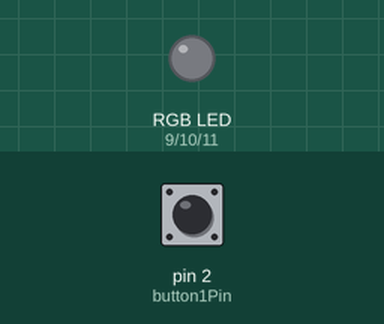
Simulated run of this sketch. Board: Arduino Uno, built with avr-gcc and run on an emulated ATmega328P. Parts: an RGB LED mixed from three pins (HIGH = lit). Inputs (shaded band) come from the test bench; at power-on: pin 2 (button1Pin) HIGH.

Above: at 1.2 s.
1.3 s: pin 2 (button1Pin) pulled LOW for 0.15 s
At 1.46 s:
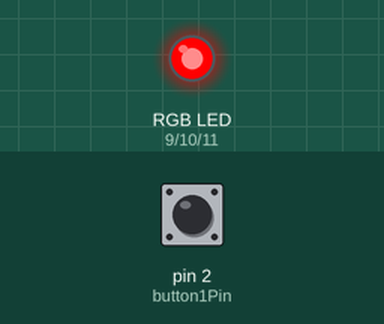
3.8 s: pin 2 (button1Pin) pulled LOW for 3.2 s
At 4.3 s:
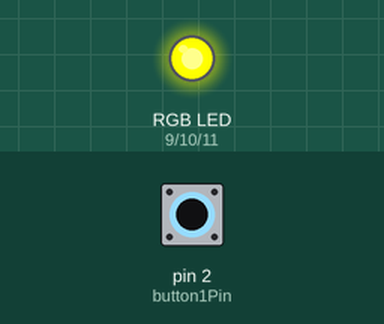
At 5.0 s:
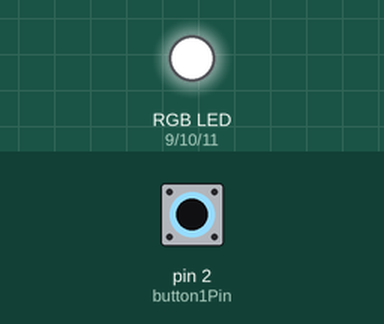
Timing chart, 0 to 9.3 s (numbered marks = the images above; inputs shaded):
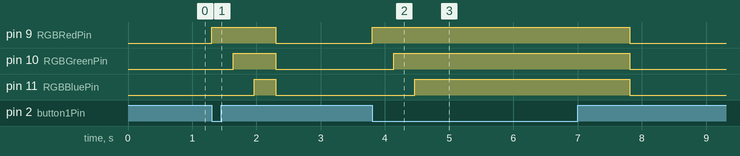

The sketch:

Pushbutton.ino
```cpp
int RGBRedPin  = 9 ;  //The red LED is connected pin 12 of the Arduino.
int RGBGreenPin = 10 ;//The blue LED is connected pin 13 of the Arduino.
int RGBBluePin = 11;
int button1Pin = 2;    //The SW1 button is connect to pin 2 of the Arduino.
    //The SW2 button is connect to pin 3 of the Arduino.

void setup() { //The Setup function runs once.
  pinMode(RGBRedPin, OUTPUT);  //Setup red LED pin as an output pin.
  pinMode(RGBGreenPin, OUTPUT);  //Setup blue LED pin as an output pin.
  pinMode(RGBBluePin, OUTPUT);
  pinMode(button1Pin, INPUT);  //Setup button1 pin as an input pin.
    //Setup button2 pin as an input pin.
}

void loop() { //The loop function runs forever.
  Serial.println(digitalRead(button1Pin));//print out to screen, use bool to store data because 1/0 only
  delay(3);
  if (digitalRead(button1Pin) == LOW) { //Check to see if button1 is pressed.
    digitalWrite(RGBRedPin, HIGH);//Turn on the blue LED.
    delay(333);// delay light to turn off
    digitalWrite(RGBGreenPin, HIGH);
    delay(333);
    digitalWrite(RGBBluePin, HIGH);
    delay(333);
  } else {
    digitalWrite(RGBRedPin, LOW); //Turn off the blue LED.
    digitalWrite(RGBBluePin, LOW);
    digitalWrite(RGBGreenPin, LOW);
  }


}
```

Measured:
- after the input at 1.3 s, pin 9 (RGBRedPin): LOW → HIGH at once, → LOW 1.0 s later; pin 10 (RGBGreenPin): LOW → HIGH after 0.33 s, → LOW 0.67 s later; pin 11 (RGBBluePin): LOW → HIGH after 0.67 s, → LOW 0.34 s later
- after the input at 3.8 s, pin 9 (RGBRedPin): LOW → HIGH at once, → LOW 4.0 s later; pin 10 (RGBGreenPin): LOW → HIGH after 0.33 s, → LOW 3.7 s later; pin 11 (RGBBluePin): LOW → HIGH after 0.67 s, → LOW 3.3 s later
